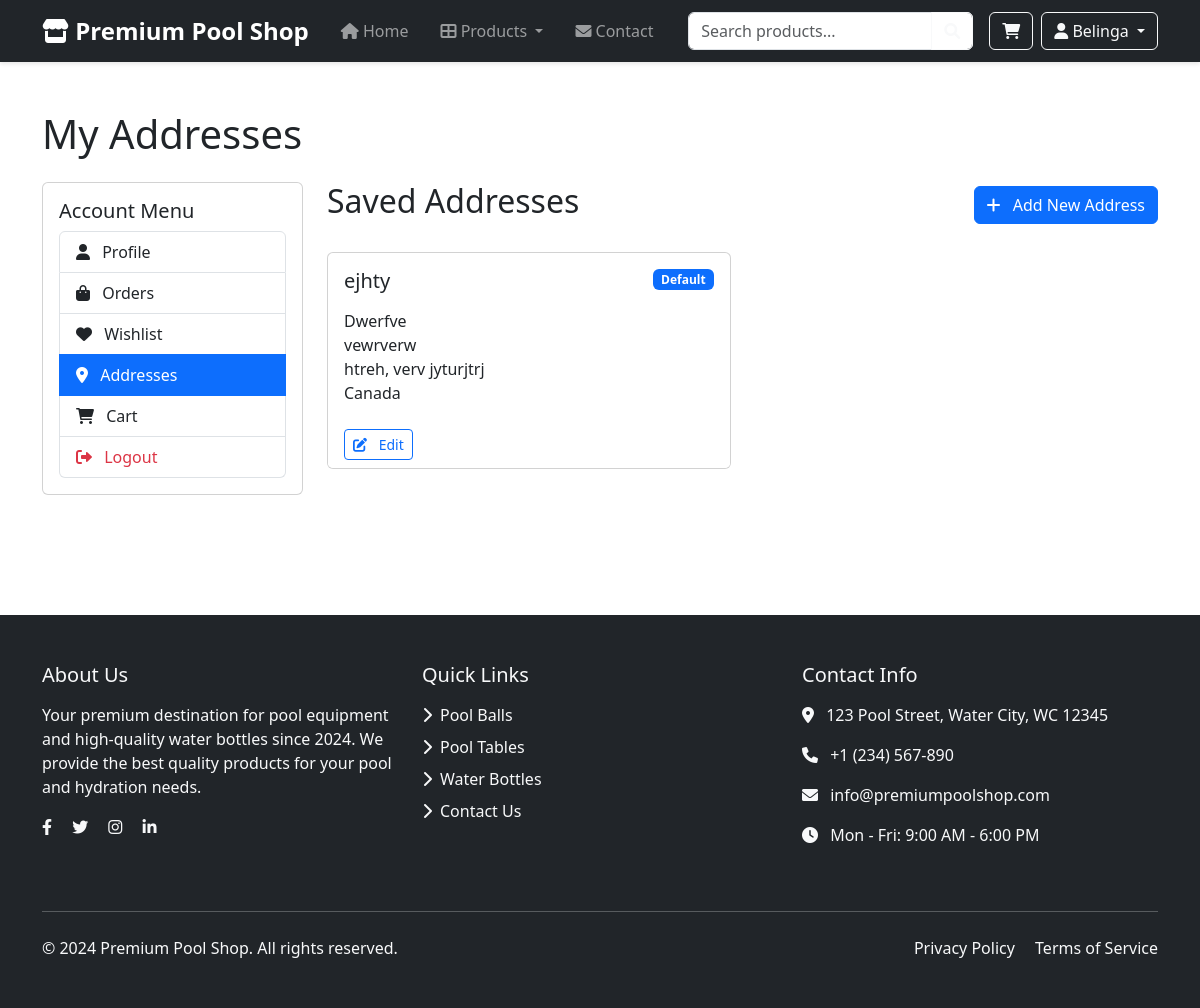
The page /addresses/addresses.php (signed in) on the database as committed earlier.
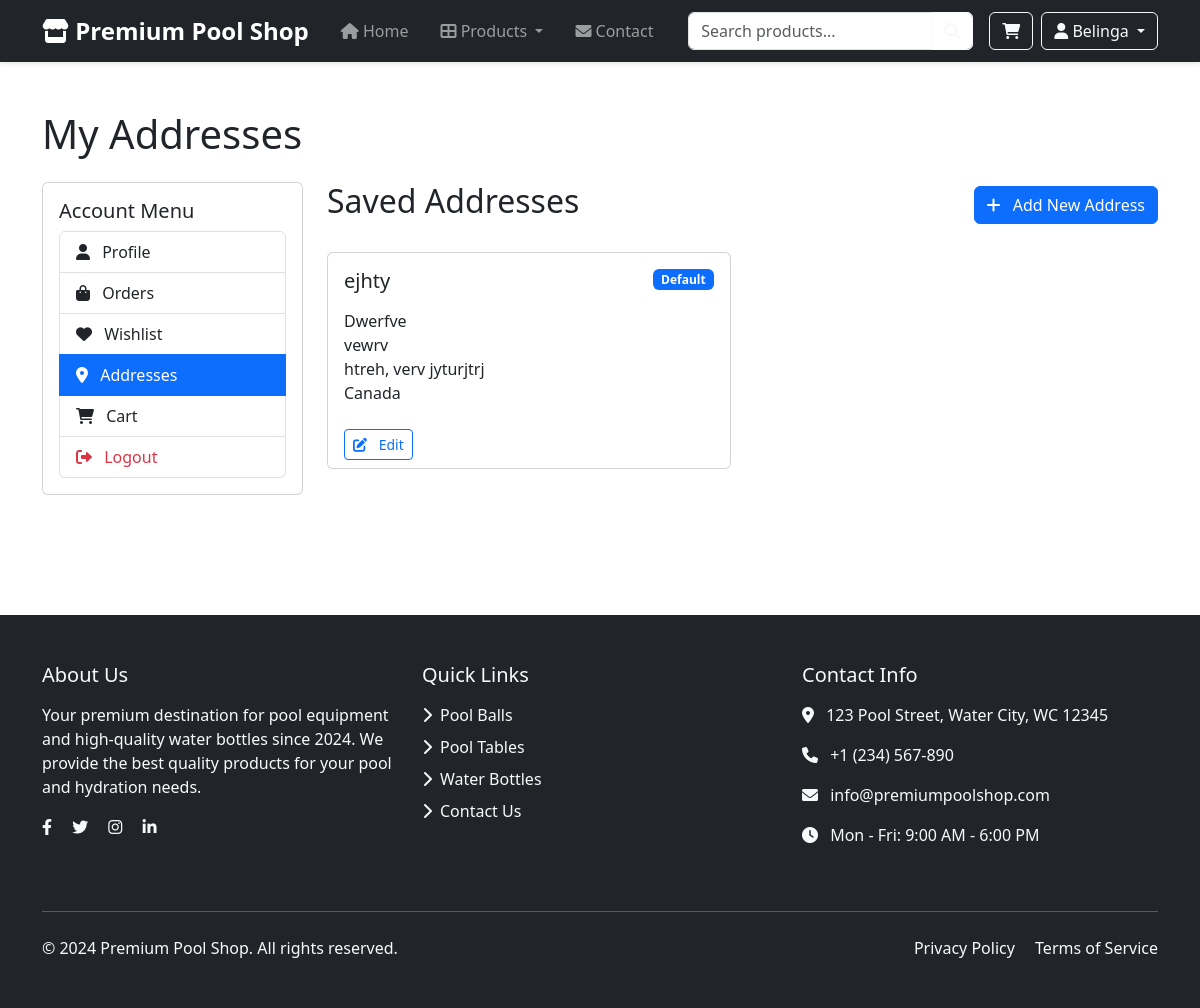
The same page on the database as committed later.
### tables this page shows
CREATE TABLE `addresses` (
  `id` int(11) NOT NULL,
  `user_id` int(11) NOT NULL,
  `address_name` varchar(100) NOT NULL,
  `address_line1` varchar(255) NOT NULL,
  `address_line2` varchar(255) DEFAULT NULL,
  `city` varchar(100) NOT NULL,
  `state` varchar(100) NOT NULL,
  `postal_code` varchar(20) NOT NULL,
  `country` varchar(100) NOT NULL,
  `is_default` tinyint(1) DEFAULT 0
);

### addresses/addresses.php (the view, shortened to what this page needs)
<?php
require_once __DIR__ . "/../includes/config/database.php";
$addresses_sql = "SELECT * FROM addresses WHERE user_id = ? ORDER BY is_default DESC";
$addresses_stmt = mysqli_prepare($conn, $addresses_sql);
mysqli_stmt_bind_param($addresses_stmt, "i", $_SESSION['user_id']);
mysqli_stmt_execute($addresses_stmt);
$addresses_result = mysqli_stmt_get_result($addresses_stmt);
include __DIR__ . '/../includes/components/header.php';
?>
<div class="container py-5">
    <h1 class="mb-4">My Addresses</h1>
    <div class="row">
        <?php include __DIR__ . '/../includes/components/account_menu.php'; ?>
        <div class="col-md-9">
            <div class="d-flex justify-content-between align-items-center mb-4">
                <h2>Saved Addresses</h2>
                <button type="button" class="btn btn-primary" data-bs-toggle="modal" data-bs-target="#addAddressModal">
                    <i class="fas fa-plus me-2"></i> Add New Address
                </button>
            </div>
            <?php if (mysqli_num_rows($addresses_result) > 0): ?>
                <div class="row">
                    <?php while ($address = mysqli_fetch_assoc($addresses_result)): ?>
                        <div class="col-md-6 mb-4">
                            <div class="card h-100">
                                <div class="card-body">
                                    <div class="d-flex justify-content-between align-items-start mb-3">
                                        <h5 class="card-title mb-0"><?php echo htmlspecialchars($address['address_name']); ?></h5>
                                        <?php if ($address['is_default']): ?>
                                            <span class="badge bg-primary">Default</span>
                                        <?php endif; ?>
                                    </div>
                                    <p class="card-text">
                                        <?php echo htmlspecialchars($address['address_line1']); ?><br>
                                        <?php if ($address['address_line2']): ?>
                                            <?php echo htmlspecialchars($address['address_line2']); ?><br>
                                        <?php endif; ?>
                                        <?php echo htmlspecialchars($address['city']); ?>, <?php echo htmlspecialchars($address['state']); ?> <?php echo htmlspecialchars($address['postal_code']); ?><br>
                                        <?php echo htmlspecialchars($address['country']); ?>
                                    </p>
                                </div>
                                <div class="card-footer bg-white border-top-0">
                                    <div class="d-flex justify-content-between">
                                        <button type="button" class="btn btn-outline-primary btn-sm edit-address"
                                                data-bs-toggle="modal"
                                                data-bs-target="#editAddressModal"
                                                data-address-id="<?php echo $address['id']; ?>"
                                                data-address-name="<?php echo htmlspecialchars($address['address_name']); ?>"
                                                data-address-line1="<?php echo htmlspecialchars($address['address_line1']); ?>"
                                                data-address-line2="<?php echo htmlspecialchars($address['address_line2']); ?>"
                                                data-city="<?php echo htmlspecialchars($address['city']); ?>"
                                                data-state="<?php echo htmlspecialchars($address['state']); ?>"
                                                data-postal-code="<?php echo htmlspecialchars($address['postal_code']); ?>"
                                                data-country="<?php echo htmlspecialchars($address['country']); ?>"
                                                data-is-default="<?php echo $address['is_default']; ?>">
                                            <i class="fas fa-edit me-2"></i> Edit
                                        </button>
                                    </div>
                                </div>
                            </div>
                        </div>
                    <?php endwhile; ?>
                </div>
            <?php else: ?>
                <div class="alert alert-info">
                    You haven't added any addresses yet. Click the "Add New Address" button to add your first address.
                </div>
            <?php endif; ?>
        </div>
    </div>
</div>
<?php include __DIR__ . '/../includes/components/footer.php'; ?>

Rows that differ between the two databases and show on the page:
changed addresses "ejhty": address_line2 "vewrverw" → "vewrv"
